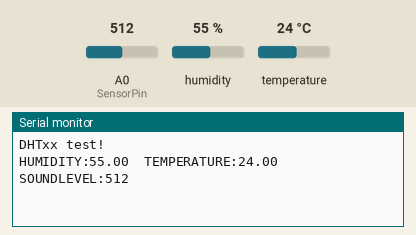
Recording of a sketch running on a simulated Arduino Uno, built with avr-gcc and run on an emulated ATmega328P. Parts: the last lines printed to the serial monitor. The test bench sets the inputs (shaded band); at power-on: humidity 55 %, A0 (SensorPin) = 512, temperature 24 °C.

Above: at 2.8 s.
2.9 s: humidity set to 22 %
At 5.2 s:
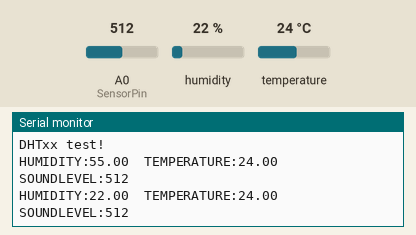
5.6 s: A0 (SensorPin) set to 716
At 7.3 s:
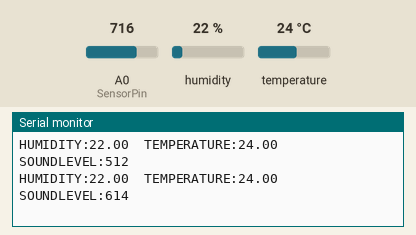
8.3 s: temperature set to 12 °C
At 10.8 s:
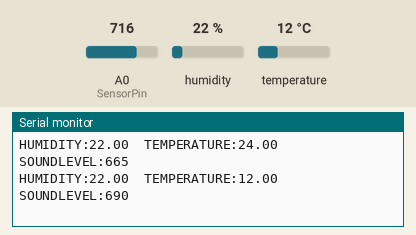
11.0 s: A0 (SensorPin) set to 900
At 12.6 s:
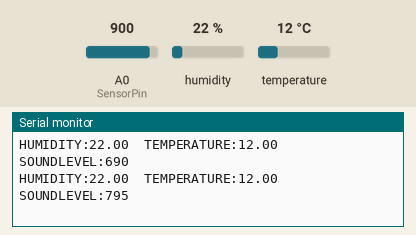
13.7 s: humidity set to 40 %
At 15.6 s:
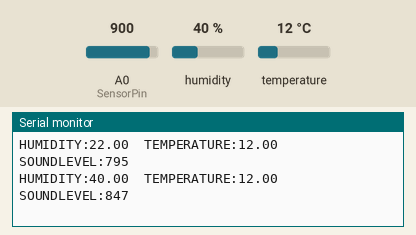
Timing chart, 0 to 17.1 s (numbered marks = the images above; inputs shaded):
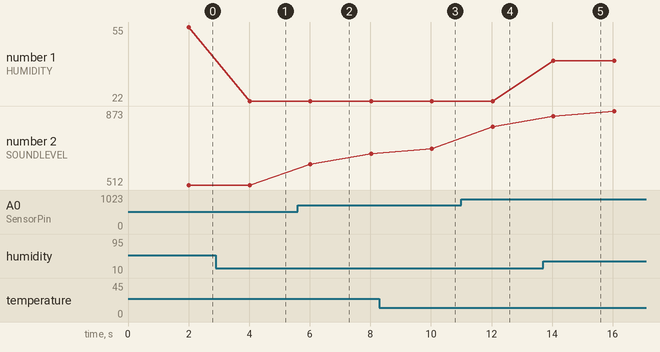

Measured:
- after the input at 2.9 s, the serial monitor: prints a new line after 1.1 s (image 1)
- after the input at 5.6 s, the serial monitor: prints a new line after 0.42 s (image 2)
- after the input at 8.3 s, the serial monitor: prints a new line after 1.7 s (image 3)
- after the input at 11.0 s, the serial monitor: prints a new line after 1.0 s (image 4)
- after the input at 13.7 s, the serial monitor: prints a new line after 0.35 s (image 5)
- plotted number 1: 55 → 22 after the input at 2.9 s, 22 → 40 after the input at 13.7 s
- plotted number 2: 512 → 665 after the input at 5.6 s, 690 → 795 after the input at 11.0 s

The sketch:

Bluetooth_sensors.ino
```cpp
// Example testing sketch for various DHT humidity/temperature sensors
// Written by ladyada, public domain

#include "DHT.h"

#define DHTPIN 5     // what pin we're connected to
#define SensorPin A0

#define DHTTYPE DHT22   // DHT 22  (AM2302)
DHT dht(DHTPIN, DHTTYPE);

int SoundAverage = 0;

void setup() {
  Serial.begin(9600);
  Serial.println("DHTxx test!");
  SoundAverage = analogRead(SensorPin);
  dht.begin();
}

void loop() {
  // Wait a few seconds between measurements.
  delay(2000);

  // Reading temperature or humidity takes about 250 milliseconds!
  // Sensor readings may also be up to 2 seconds 'old' (its a very slow sensor)
  float h = dht.readHumidity();
  // Read temperature as Celsius
  float t = dht.readTemperature();
  // Read temperature as Fahrenheit
  float f = dht.readTemperature(true);


  // Check if any reads failed and exit early (to try again).
  if (isnan(h) || isnan(t) || isnan(f)) {
    Serial.println("Failed to read from DHT sensor!");
    return;
  }

  // Compute heat index
  // Must send in temp in Fahrenheit!
  float hi = dht.computeHeatIndex(f, h);


  Serial.print("HUMIDITY:");
  Serial.print(h);
  Serial.print("\t");
  Serial.print("TEMPERATURE:");
  Serial.print(t);
  Serial.print("\t");
  SoundAverage = (SoundAverage + analogRead(SensorPin)) / 2;

  Serial.print("SOUNDLEVEL:");
  Serial.print(SoundAverage);
  Serial.println();

}
```
